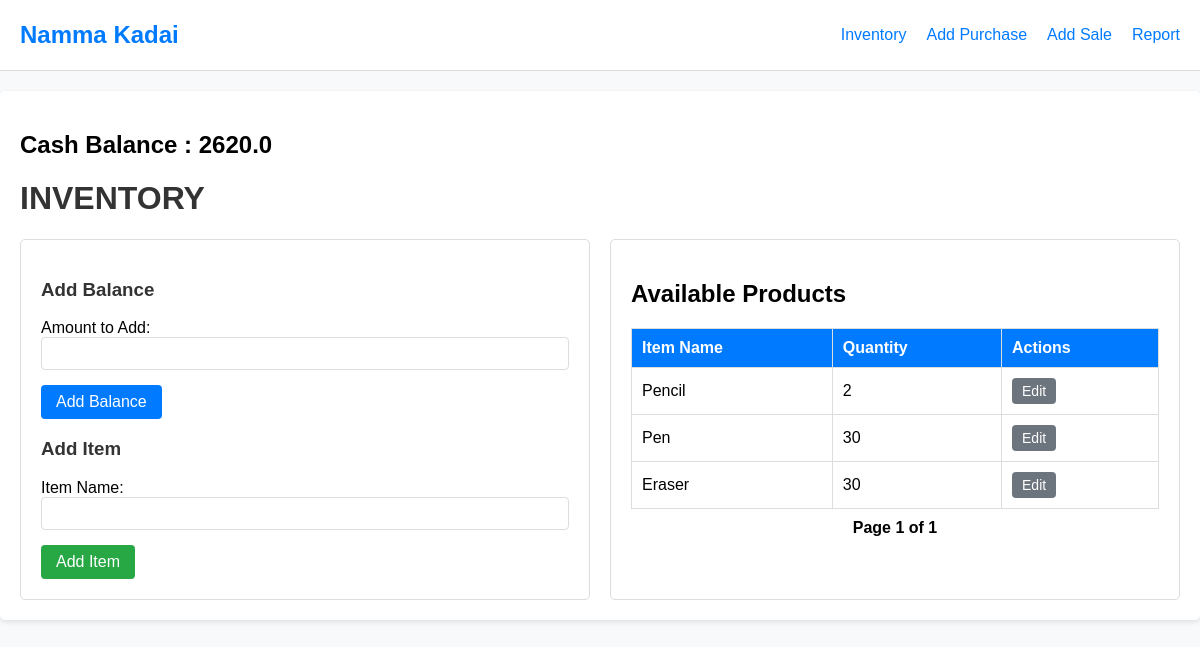
The page / on the database its author committed.
### app/models.py (models this page shows, shortened)
class Company(db.Model):
    id = db.Column(db.Integer, primary_key=True)
    company_name = db.Column(db.String(50), nullable=False)
    cash_balance = db.Column(db.Float, nullable=False, default=1000)

class Item(db.Model):
    id = db.Column(db.Integer, primary_key=True)
    item_name = db.Column(db.String(100), nullable=False)
    qty = db.Column(db.Integer, default=0)

### app/routes.py (the view, shortened to what this page needs)
@app.route('/', methods=['GET', 'POST'])
def inventory():
    company = Company.query.first()
    form = ItemForm()
    if request.method == 'POST' and 'add_balance' in request.form:
        add_amount = request.form.get('add_amount')
        if add_amount:
            company.cash_balance += float(add_amount)
            db.session.commit()
            flash("Balance added successfully!", "success")
    page = request.args.get('page', 1, type=int)
    items = Item.query.paginate(page=page, per_page=10)
    return render_template('inventory.html', company=company, items=items, form=form)

### app/forms.py
class ItemForm(FlaskForm):
    item_name = StringField('Item Name', validators=[DataRequired()])
    submit = SubmitField('Save Item')

### app/templates/inventory.html (shortened to what this page needs)
{% extends "base.html" %}
{% block content %}
<h1>INVENTORY</h1>
<div class="row">
    <div class="col-left">
        <h3>Add Balance</h3>
        <form method="POST">
            <div class="form-group">
                <label for="add_amount">Amount to Add:</label>
                <input type="number" name="add_amount" class="form-control">
            </div>
            <button type="submit" name="add_balance" class="btn btn-primary">Add Balance</button>
        </form>
        <h3>Add Item</h3>
        <form method="POST">
            <div class="form-group">
                <label for="item_name">Item Name:</label>
                {{ form.item_name(class="form-control") }}
            </div>
            <button type="submit" name="save_item" class="btn btn-success">Add Item</button>
        </form>
    </div>
    <div class="col-right">
        <h2>Available Products</h2>
        {% if items.items|length == 0 %}
            <div class="empty-table">
                <p>No items available. Add some products to see them listed here.</p>
            </div>
        {% else %}
            <table class="table">
                <thead>
                    <tr>
                        <th>Item Name</th>
                        <th>Quantity</th>
                        <th>Actions</th>
                    </tr>
                </thead>
                <tbody>
                    {% for item in items.items %}
                    <tr>
                        <td>{{ item.item_name }}</td>
                        <td>{{ item.qty }}</td>
                        <td>
                            <a href="{{ url_for('edit_itemname', item_id=item.id) }}" class="btn btn-secondary btn-sm">Edit</a>
                        </td>
                    </tr>
                    {% endfor %}
                </tbody>
            </table>
            <div class="pagination">
                <span>Page {{ items.page }} of {{ items.pages }}</span>
            </div>
        {% endif %}
    </div>
</div>
{% endblock %}

### app/templates/base.html (shortened to what this page needs)
<!DOCTYPE html>
<html lang="en">
<head>
    <link rel="stylesheet" href="{{ url_for('static', filename='style.css') }}">
</head>
<body>
    <nav class="navbar">
        <div class="navbar-brand "> <a href="{{ url_for('inventory') }}">{{company.company_name}}</a></div>
        <ul class="navbar-nav">
            <li><a href="{{ url_for('inventory') }}">Inventory</a></li>
            <li><a href="{{ url_for('add_purchase') }}">Add Purchase</a></li>
            <li><a href="{{ url_for('add_sale') }}">Add Sale</a></li>
            <li><a href="{{ url_for('report') }}">Report</a></li>
        </ul>
    </nav>
    <div class="container">
        <h2> Cash Balance : {{company.cash_balance}}</h2>
        {% block content %}{% endblock %}
    </div>
</body>
</html>

### app/static/style.css (style rules this page uses)
.navbar-brand { font-size: 1.5rem; font-weight: bold; color: #343a40; text-decoration: none; display: inline-block; }
.navbar-brand a { color: inherit; text-decoration: none; }
.pagination { display: flex; justify-content: center; align-items: center; margin: 10px 0; }
.pagination span { margin: 0 10px; font-weight: bold; }
body { font-family: Arial, sans-serif; background-color: #f8f9fa; margin: 0; padding: 0; }
.navbar { background-color: #ffffff; border-bottom: 1px solid #ddd; padding: 10px 20px; display: flex; justify-content: space-between; align-items: center; }
.navbar-brand { font-size: 1.5rem; color: #007bff; }
.navbar-nav { list-style: none; display: flex; gap: 20px; }
.navbar-nav li a { text-decoration: none; color: #007bff; font-size: 1rem; }
body { font-family: Arial, sans-serif; background-color: #f8f9fa; margin: 0; padding: 0; box-sizing: border-box; }
h1, h3 { color: #333; }
.container { max-width: 1200px; margin: 20px auto; padding: 20px; background-color: #ffffff; border-radius: 5px; box-shadow: 0px 2px 5px rgba(0, 0, 0, 0.1); }
.row { display: flex; flex-wrap: wrap; gap: 20px; }
.col-left, .col-right, .col-md-6 { flex: 1; padding: 20px; border: 1px solid #ddd; border-radius: 5px; background-color: #ffffff; }
button, .btn { padding: 8px 15px; font-size: 1rem; color: #ffffff; border: none; border-radius: 4px; cursor: pointer; display: inline-block; text-align: center; text-decoration: none; }
.btn-primary { background-color: #007bff; }
.btn-secondary { background-color: #6c757d; }
.btn-success { background-color: #28a745; }
.btn-sm { font-size: 0.875rem; padding: 5px 10px; }
table { width: 100%; border-collapse: collapse; margin-top: 15px; }
table th, table td { padding: 10px; border: 1px solid #ddd; text-align: left; }
table th { background-color: #007bff; color: #ffffff; font-weight: bold; }
form .form-group { margin-bottom: 15px; }
form .form-control { width: 100%; padding: 8px; border: 1px solid #ddd; border-radius: 4px; box-sizing: border-box; }

### rows shown on the page
Company: company_name "Namma Kadai", cash_balance "2620.0"
Item: item_name "Pencil", qty "2"
Item: item_name "Pen", qty "30"
Item: item_name "Eraser", qty "30"

### other values the page prints
{{ items.page }} "1"
{{ items.pages }} "1"
